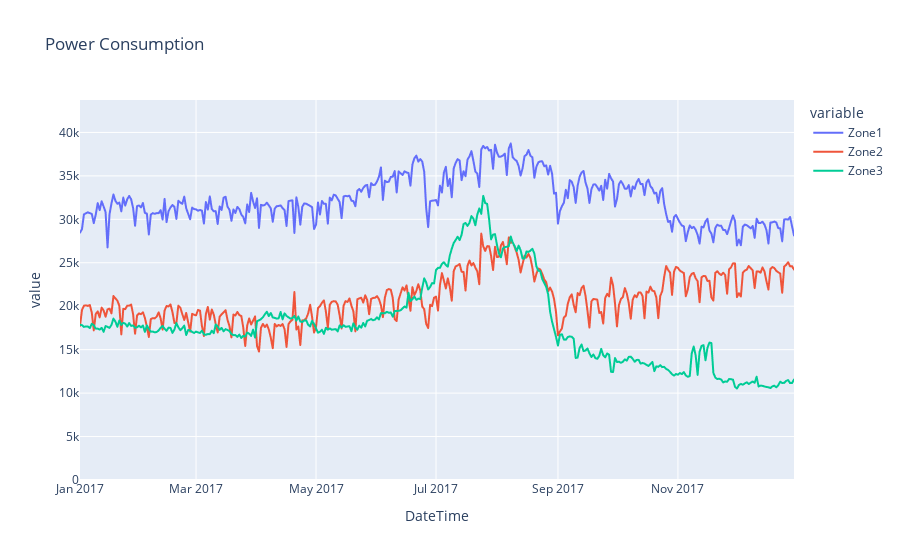

Notebook cell for this chart:
### Code cell
line_fig = px.line(dfd, x='DateTime', y=zones, 
                    hover_data={'value':':.2f'},
                    title=f'Power Consumption')
line_fig.update_yaxes(range=[0, dfd.Zone1.max()+5000])
line_fig.show()

### Figure 1 — Plotly figure (JSON) as saved in the notebook; plotly's stock layout.template omitted (floating-point values rounded to 4 significant figures; data arrays with more than 128 entries replaced by an {"elided": "..."} marker saying what was removed)
{"data": [{"hovertemplate": "variable=Zone1<br>DateTime=%{x}<br>value=%{y:.2f}<extra></extra>", "legendgroup": "Zone1", "line": {"color": "#636efa", "dash": "solid"}, "marker": {"symbol": "circle"}, "mode": "lines", "name": "Zone1", "showlegend": true, "type": "scattergl", "x": {"elided": "364 str values"}, "xaxis": "x", "y": {"elided": "364 float values"}, "yaxis": "y"}, {"hovertemplate": "variable=Zone2<br>DateTime=%{x}<br>value=%{y:.2f}<extra></extra>", "legendgroup": "Zone2", "line": {"color": "#EF553B", "dash": "solid"}, "marker": {"symbol": "circle"}, "mode": "lines", "name": "Zone2", "showlegend": true, "type": "scattergl", "x": {"elided": "364 str values"}, "xaxis": "x", "y": {"elided": "364 float values"}, "yaxis": "y"}, {"hovertemplate": "variable=Zone3<br>DateTime=%{x}<br>value=%{y:.2f}<extra></extra>", "legendgroup": "Zone3", "line": {"color": "#00cc96", "dash": "solid"}, "marker": {"symbol": "circle"}, "mode": "lines", "name": "Zone3", "showlegend": true, "type": "scattergl", "x": {"elided": "364 str values"}, "xaxis": "x", "y": {"elided": "364 float values"}, "yaxis": "y"}], "layout": {"legend": {"title": {"text": "variable"}, "tracegroupgap": 0}, "title": {"text": "Power Consumption"}, "xaxis": {"anchor": "y", "domain": [0, 1], "title": {"text": "DateTime"}}, "yaxis": {"anchor": "x", "domain": [0, 1], "range": [0, 43730.0], "title": {"text": "value"}}}}
